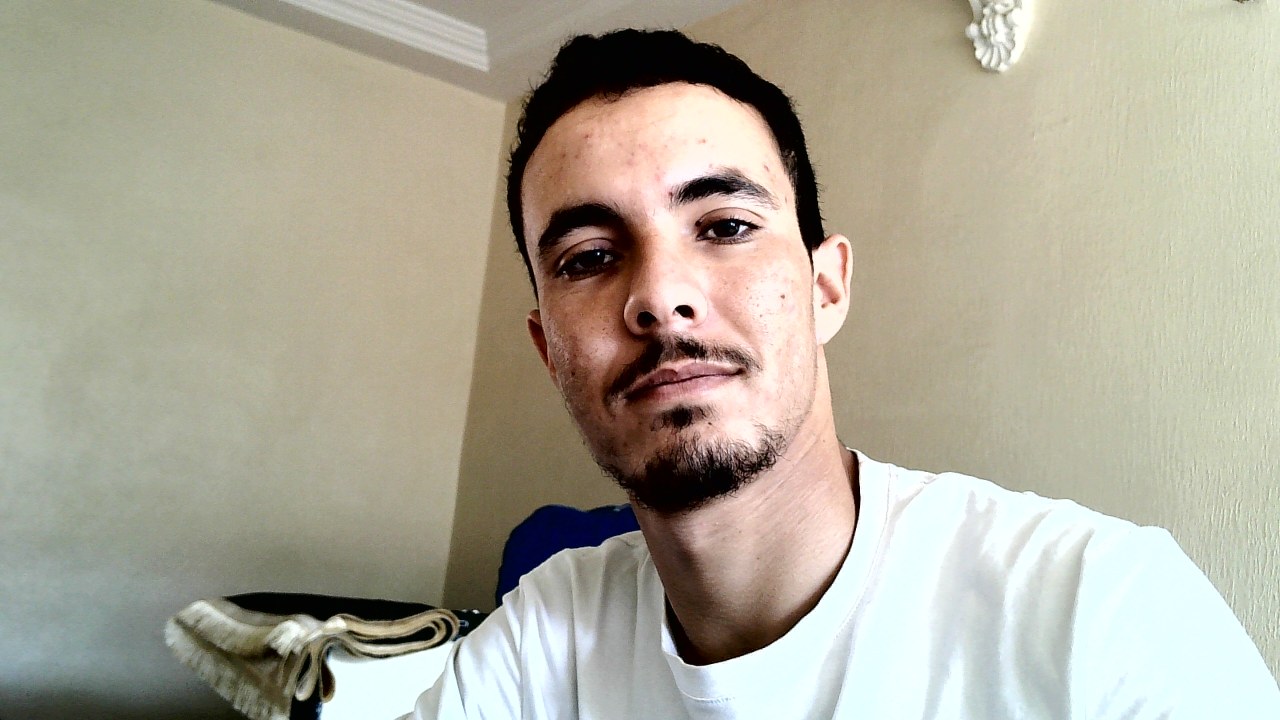
#> input picture Image_Othmane.jpg, 2560 x 1440 px (shown at 1/2 size)
$ python Tp1_Power_Method.py Image_Othmane.jpg
#> lines starting #> are read from the running program, lines starting #| are printed output that depends on the picture; long printed decimals are rounded
### Tp1_Math_Functions.py
import os
import sys
from skimage.transform import resize
import numpy as np
import matplotlib.pyplot as plt
from skimage import io, color, data

# Create output directory
# [6 lines left out: function create_output_directory, not called in this run]

# Load image
def read_image(path):
#> called with path = 'Image_Othmane.jpg'
    u = io.imread(path)
#> u is the input picture: shape (1440, 2560, 3); mean R, G, B 173.8, 168.9, 152.8
    return u

#Convert to grayscale
def to_grayscale(u):
    if u.ndim == 3:
        u = 255 * color.rgb2gray(u[..., :3])
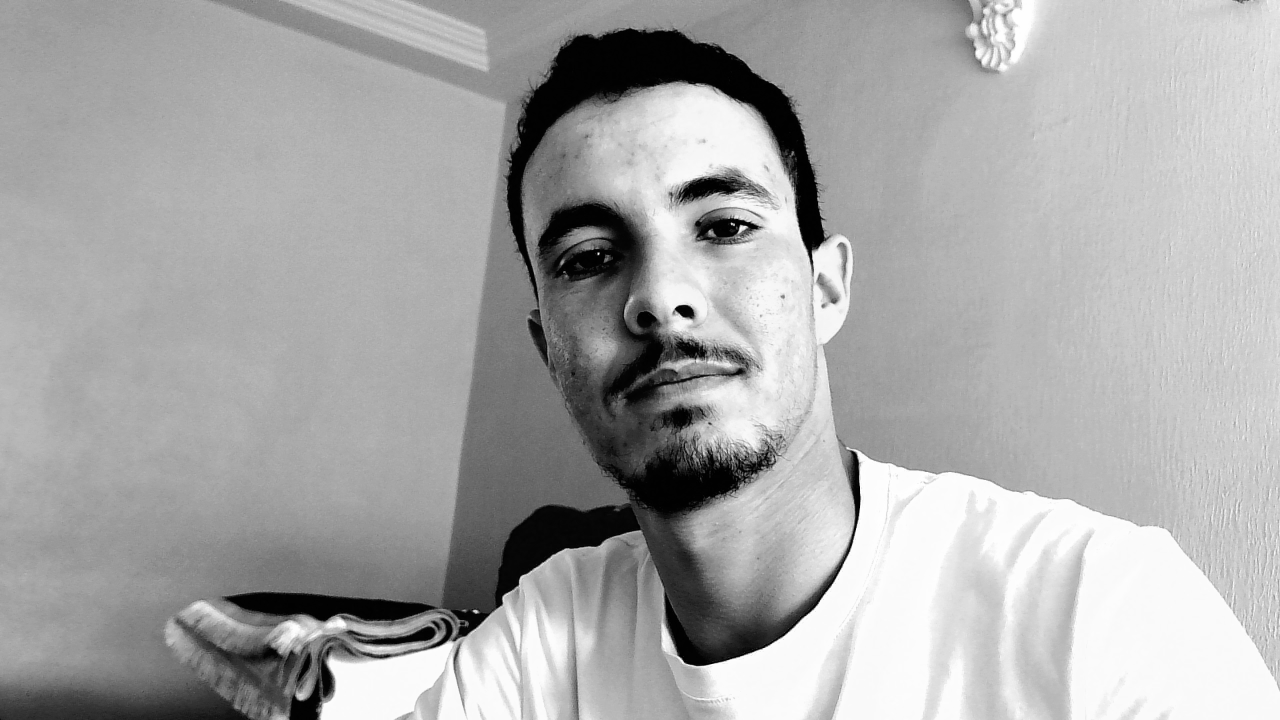
#> u: shape (1440, 2560) float64 (shown at 1/2 size); min 0, max 255, mean 168.8

    return u

#Convert pixel values to float
def to_float(u):
    u = u.astype(float)
    return u

# Get output filename
# [34 lines left out: functions get_output_filename, plot_image, not called in this run]

# resize image
def resize_image(u, height, width):
#> called with height = 512, width = 512
    return resize(u, (height, width), preserve_range=True)
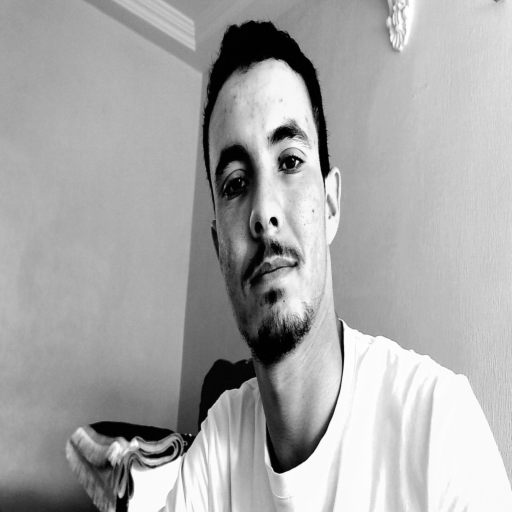
#> returned value: shape (512, 512) float64; min 1.23, max 254.9, mean 168.8

# Compute the energy of an image
# [20 lines left out: functions energy, energy_N_L, not called in this run]

# power method to compute the largest eigenvalue of the Laplacian operator
def power_method_laplacian(A, AT, shape, num_iterations):
    x = np.random.rand(*shape)
    x /= np.linalg.norm(x)

    estimates = []

    for _ in range(num_iterations):
        y = AT(A(x))
        norm_y = np.linalg.norm(y)

        if norm_y == 0:
            break

        estimate = np.sqrt(norm_y)
        estimates.append(estimate)

        x = y / norm_y

    if not estimates:
        return 0.0, estimates

    return estimates[-1], estimates

# 3x3 averaging filter
def A(x):
    result = np.zeros_like(x)

    for i in [-1, 0, 1]:
        for j in [-1, 0, 1]:
            result += np.roll(np.roll(x, i, axis=0), j, axis=1)

    return result / 9


# Adjoint of A
def AT(x):
    return A(x)


# Discrete gradient
def D(x):
    dx = np.roll(x, -1, axis=1) - x
    dy = np.roll(x, -1, axis=0) - x

    return np.stack((dx, dy), axis=0)


# Adjoint of D
def DT(y):
    dx = y[0]
    dy = y[1]

    return (
        np.roll(dx, 1, axis=1) - dx
        + np.roll(dy, 1, axis=0) - dy
    )

# [28 lines left out: functions Averageur, median3x3, not called in this run]

### Tp1_Power_Method.py
import sys
import matplotlib.pyplot as plt
from matplotlib.style import use
from skimage import io, color
import numpy as np
import matplotlib
matplotlib.use("TkAgg")
from Tp1_Math_Functions import A, AT, D, DT, power_method_laplacian, read_image, resize_image, to_float, to_grayscale

u = read_image(sys.argv[1])
u = to_grayscale(u)
u = to_float(u)

# Resized image 512x512
u_r = resize_image(u, 512, 512)
n = u_r.size
#> n = 262144

# Generate Gaussian noise
rng = np.random.default_rng(0)
b = 20 * rng.standard_normal(u_r.shape)
f = u_r + b
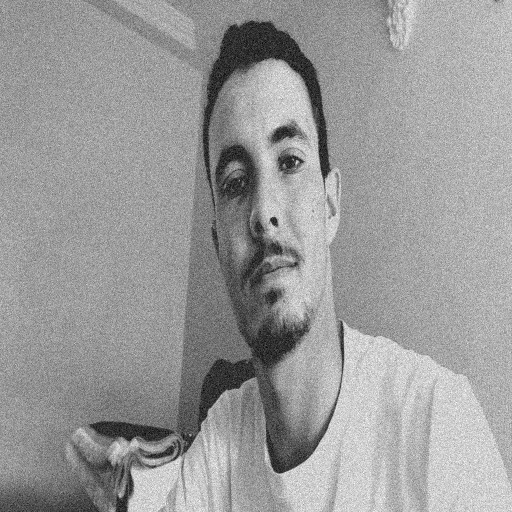
#> f: shape (512, 512) float64; min -71.83, max 325, mean 168.8; drawn with min black and max white

norm_A, estimates_A = power_method_laplacian(A, AT, f.shape, 200)
#> norm_A = 1; estimates_A = 200 values from 0.935 to 1

norm_D, estimates_D = power_method_laplacian(D, DT, f.shape, 200)
#> norm_D = 2.82; estimates_D = 200 values from 1.5 to 2.82

print("Norm A:", norm_A)
#| Norm A: 1
print("Norm D:", norm_D)
#| Norm D: 2.825
ratio_A = np.linalg.norm(A(b)) / np.linalg.norm(b)
#> ratio_A = 0.332
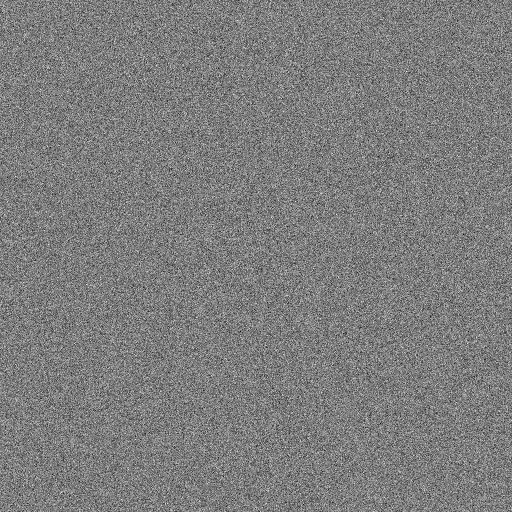
#> b: shape (512, 512) float64; min -91.88, max 94.64, mean 0; drawn with min black and max white

print("Estimated norm A:", norm_A)
#| Estimated norm A: 1
print("Number of iterations:", len(estimates_A))
#| Number of iterations: 200
print("Observed amplification:", ratio_A)
#| Observed amplification: 0.332

import matplotlib.pyplot as plt

plt.plot(estimates_A, label="Averaging operator A")
plt.plot(estimates_D, label="Gradient operator D")

plt.axhline(1, linestyle="--", label="Theoretical norm A = 1")
plt.axhline(np.sqrt(8), linestyle="--", label="Theoretical norm D = sqrt(8)")

plt.xlabel("Iteration")
plt.ylabel("Estimated operator norm")
plt.title("Convergence of the Power Method")
plt.legend()
plt.grid()

plt.show()
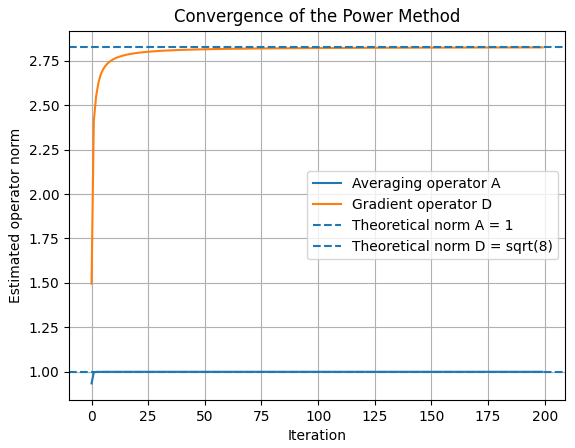
#> figure drawn by matplotlib, 1 panel; curve peaks at x = 199, y = 1; curve peaks at x = 199, y = 2.82

$ run again, on images17.jpg
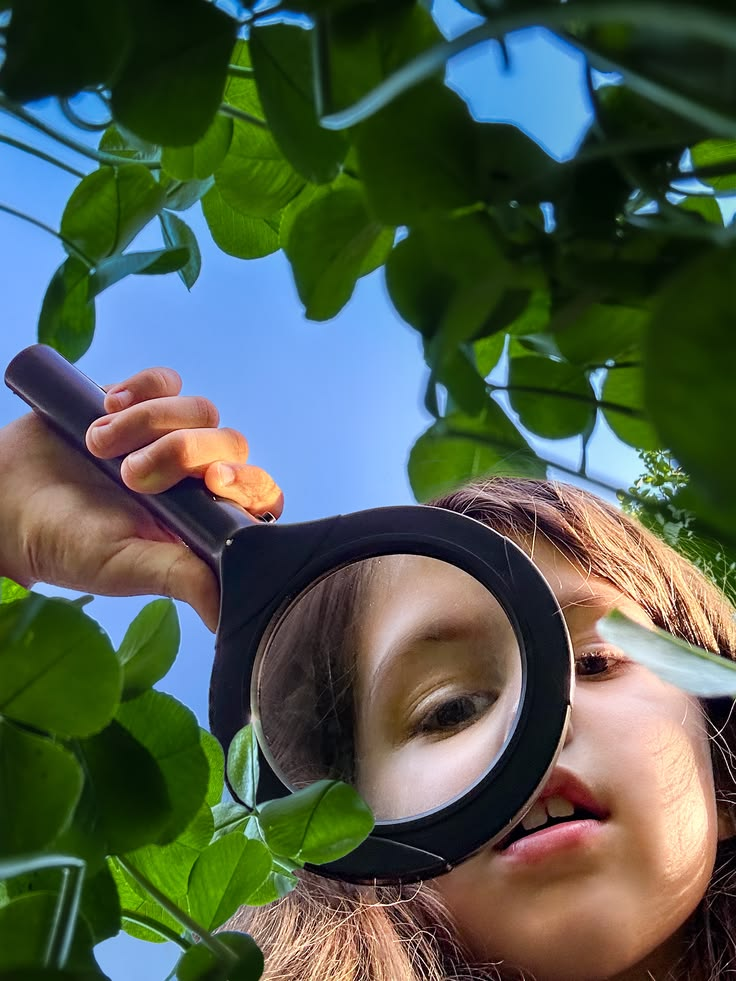
#> input picture images17.jpg, 736 x 981 px
#> in read_image, u is the input picture: shape (981, 736, 3); mean R, G, B 80.2, 92.5, 77.8
#> u: shape (981, 736) float64
#> in resize_image, `return resize(u, (height, width), preserve_range=True)`:
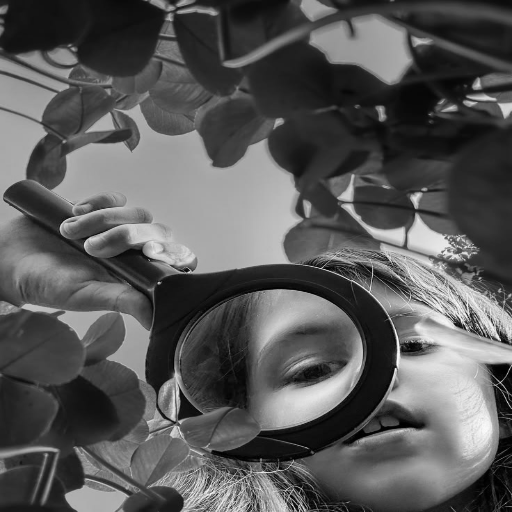
#> returned value: shape (512, 512) float64; min 0.165, max 251.3, mean 88.9
#> `f = u_r + b`:
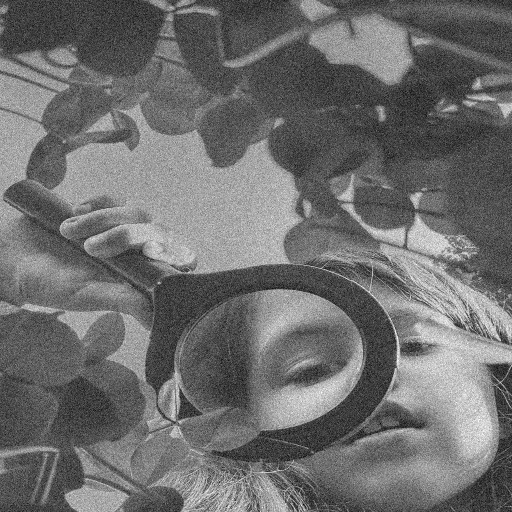
#> f: shape (512, 512) float64; min -72.82, max 300.2, mean 88.9; drawn with min black and max white
#| Norm A: 1
#| Norm D: 2.825
#| Estimated norm A: 1
#| Number of iterations: 200
#| Observed amplification: 0.332
